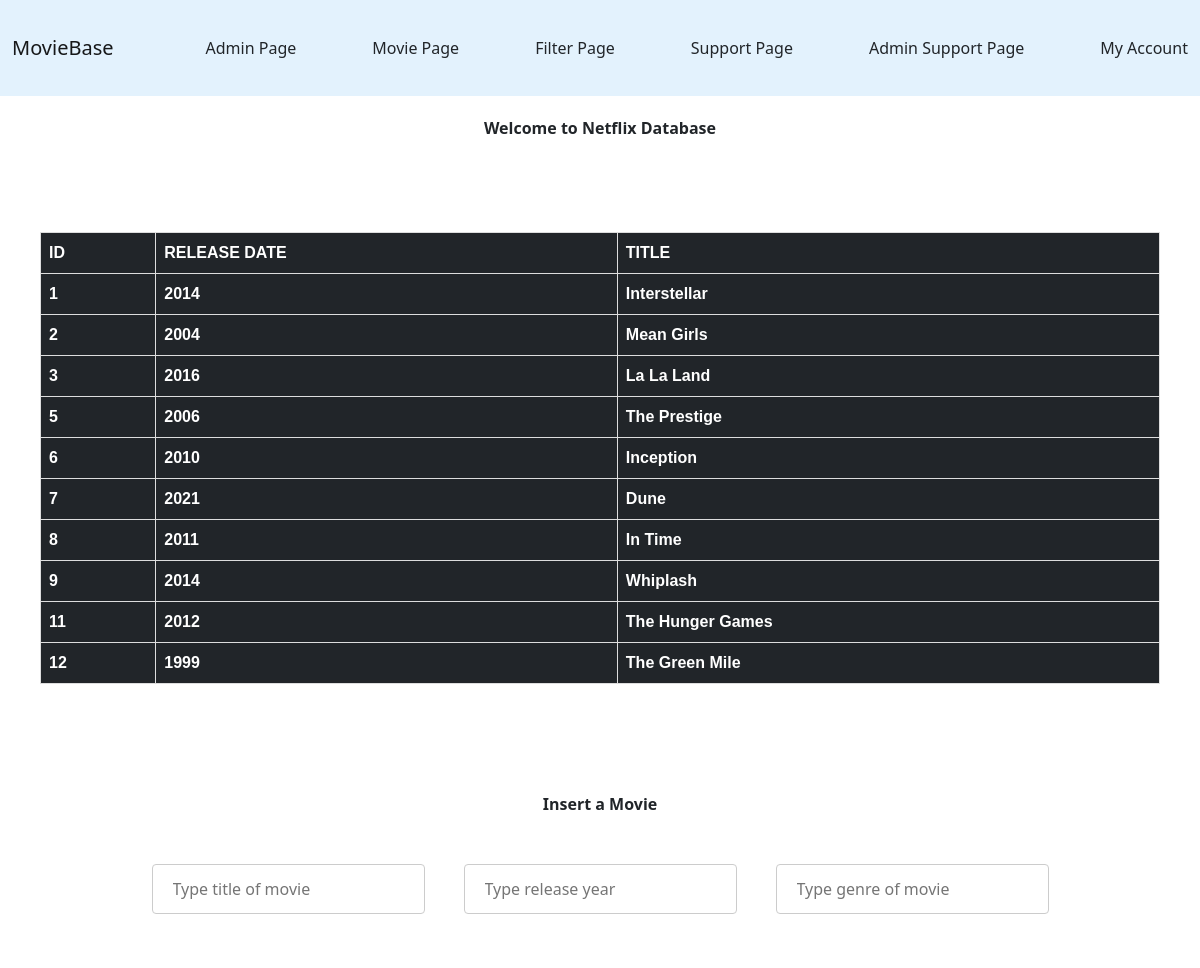
The app's page /admin.php (upper part), older data.
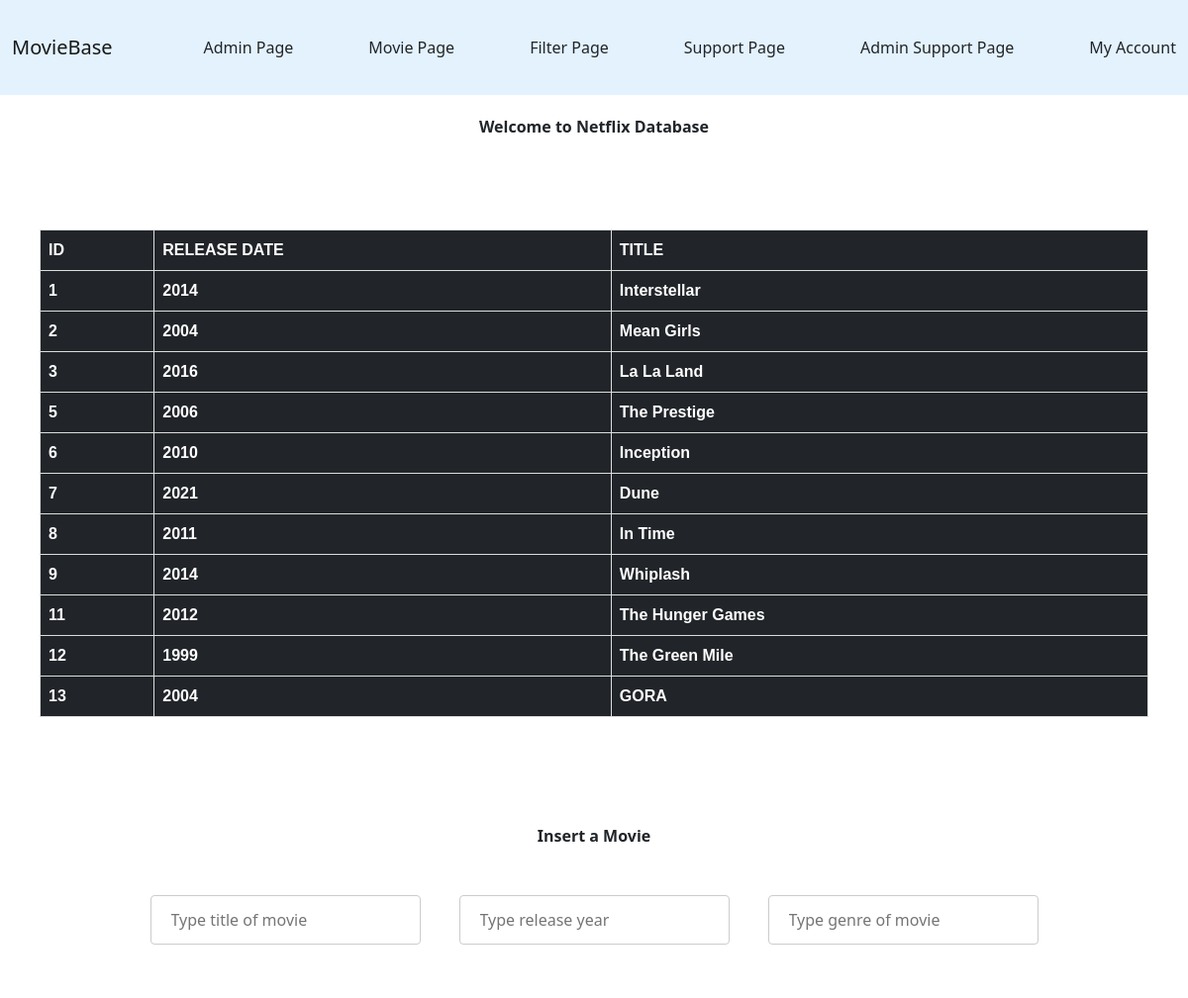
The same page, newer data.
### tables this page shows
CREATE TABLE `Movie` (
  `MovieID` int(11) NOT NULL,
  `ReleaseDate` int(11) DEFAULT NULL,
  `Title` varchar(50) DEFAULT NULL
);

### admin.php (the view, shortened to what this page needs)
<!DOCtype html>
<html>
<head>
  <link href="https://cdn.jsdelivr.net/npm/bootstrap@5.2.0-beta1/dist/css/bootstrap.min.css" rel="stylesheet">
</head>
<body>
  <nav class="navbar navbar-light" style="background-color: #e3f2fd;">
    <div class="container-fluid">
      <a class="navbar-brand" href="index.php">MovieBase</a>
      <a class="nav-link disabled" href="admin.php">Admin Page</a>
      <a class="nav-link" href="movie.php">Movie Page</a>
      <a class="nav-link" href="filtermoviefrontend.php">Filter Page</a>
      <a class="nav-link" href="support.php">Support Page</a>
      <a class="nav-link" href="adminsupport.php">Admin Support Page</a>
      <a class="nav-link" href="myaccount.php">My Account</a>
    </div>
  </nav>
  <div align="center ">
    <b>Welcome to Netflix Database</b>
    <br>
    <br>
    <br>
    <br>
    <?php
    include "config.php";
    include "movies.php";
    ?>
    <br>
    <br>
    <br>
    <b>Insert a Movie</b>
    <form action="sendmovie.php" method="POST">
      <div class="input-group justify-content-center">
        <div class="form-group">
          <input type="text" name="title" placeholder="Type title of movie"><br>
        </div>
        <div class="form-group">
          <input type="text" name="date" placeholder="Type release year"><br>
        </div>
        <br>
        <div class="form-group">
          <input type="text" name="genre" placeholder="Type genre of movie"><br>
        </div>
        <div class="form-group">
          <input type="text" name="director" placeholder="Type director of movie"><br>
        </div>
        <div class="form-group">
          <input type="text" name="producer" placeholder="Type producer of movie"><br>
        </div>
        <br>
      </div>
    </form>
    <br>
    <br>
    <br>
  </div>
</body>
</html>

### movies.php (shortened to what this page needs)
<!DOCTYPE html>
<html>
<head>
</head>
<body>
  <div align="center">
    <table class="table table-hover table-dark">
      <tr>
        <th> ID </th>
        <th> RELEASE DATE </th>
        <th>TITLE</th>
      </tr>
      <?php
      include "config.php";
      $sql_statement = "SELECT * FROM Movie";
      $result = mysqli_query($db, $sql_statement);
      while ($row = mysqli_fetch_assoc($result)) {
        $id = $row['MovieID'];
        $releaseDate = $row['ReleaseDate'];
        $title = $row['Title'];
        echo "<tr>" . "<th>" . $id . "</th>" . "<th>" . $releaseDate . "</th>" . "<th>" . $title . "</th>" . "</tr>";
      }
      ?>
    </table>
  </div>
</body>
</html>

Row changes from the older to the newer data that the page shows:
added movie: MovieID "13", ReleaseDate "2004", Title "GORA"
